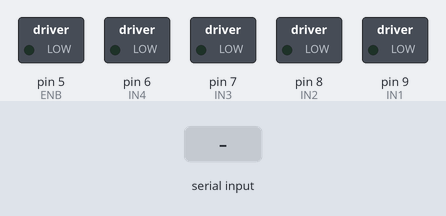
The sketch below on a simulated Arduino Uno, built with avr-gcc and run on an emulated ATmega328P. On the bench: switched loads named in the sketch (green lamp = pin HIGH). The inputs (shaded band) are chosen by the test bench. What the sketch prints to the serial monitor is not drawn.

Above: at 2.3 s.
2.4 s: "0" received over the second serial link
At 2.9 s:
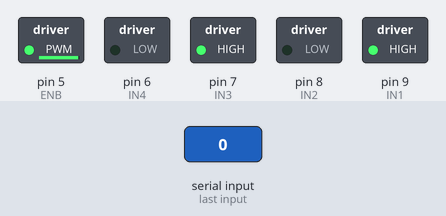
3.9 s: "1" received over the second serial link
At 5.1 s:
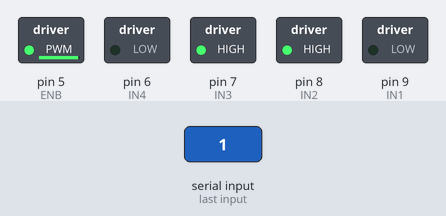
5.4 s: "2" received over the second serial link
At 6.4 s:
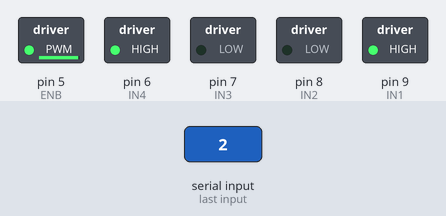
6.9 s: "3" received over the second serial link
At 7.6 s:
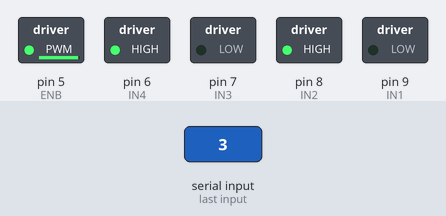
Timing chart, 0 to 9.4 s (numbered marks = the images above; inputs shaded):
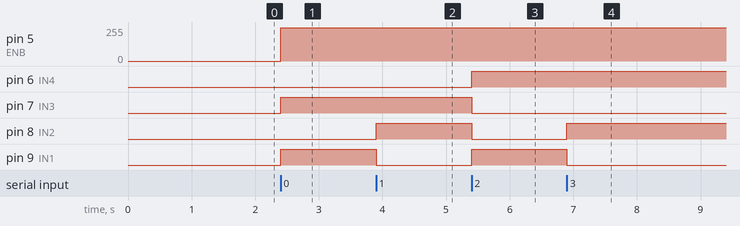

Measured:
- after the input at 2.4 s, pin 5 (ENB): 0/255 → 250/255 at once; pin 7 (IN3), pin 9 (IN1): LOW → HIGH at once
- after the input at 3.9 s, pin 8 (IN2): LOW → HIGH at once; pin 9 (IN1): HIGH → LOW at once
- after the input at 5.4 s, pin 6 (IN4), pin 9 (IN1): LOW → HIGH at once; pin 7 (IN3), pin 8 (IN2): HIGH → LOW at once
- after the input at 6.9 s, pin 8 (IN2): LOW → HIGH at once; pin 9 (IN1): HIGH → LOW at once

The sketch:

A-Controlador_de_motores_y_BT.ino
```cpp
int IN1 = 9;
int IN2 = 8;
int IN3 = 7;    // Input3 conectada al pin 5
int IN4 = 6;    // Input4 conectada al pin 4
int ENB = 5; // ENB conectada al pin 3 de Arduino
char val ;
char valan;
 #include <SoftwareSerial.h>    // Libreria importada
#define rxPin 10
#define txPin 11
SoftwareSerial BTSerial(rxPin, txPin); // RX, TX declaracion de un opjeto Serial


void setup()
{
 pinMode (ENB, OUTPUT);
 pinMode (IN1, OUTPUT);
 pinMode (IN2, OUTPUT);
 pinMode (IN3, OUTPUT);
 pinMode (IN4, OUTPUT);
 delay(500);
  BTSerial.flush();
  delay(500);
  BTSerial.begin(38400);
  Serial.begin(9600);
  delay(100);
}
void loop()
{
  if(BTSerial.available()) {  //cuando el puento del modulo este enviando
   val = BTSerial.read();   //lo guando en la variable "myChar"
    Serial.print(val);      //lo mando por el puerto serialde arduino
  }
  if (val != valan){
  switch(val){
  case '0':
  Serial.print("0 funciona");
  digitalWrite (IN1, HIGH);
  digitalWrite (IN2, LOW);
  digitalWrite (IN3, HIGH);
  digitalWrite (IN4, LOW);
  analogWrite(ENB,250);
    break;
   case '1':
  digitalWrite (IN1, LOW);
  digitalWrite (IN2, HIGH);
  digitalWrite (IN3, HIGH);
  digitalWrite (IN4, LOW);
  analogWrite(ENB,250);
  break;

   case '2':
  digitalWrite (IN1, HIGH);
  digitalWrite (IN2, LOW);
  digitalWrite (IN3, LOW);
  digitalWrite (IN4, HIGH);
  analogWrite(ENB,250);
  break;

   case '3':
  digitalWrite (IN1, LOW);
  digitalWrite (IN2, HIGH);
  digitalWrite (IN3, LOW);
  digitalWrite (IN4, HIGH);
  analogWrite(ENB,250);
  break;

  default:
  analogWrite(ENB,0);
  break;
  }
val=valan;
}
else {}
}
```
